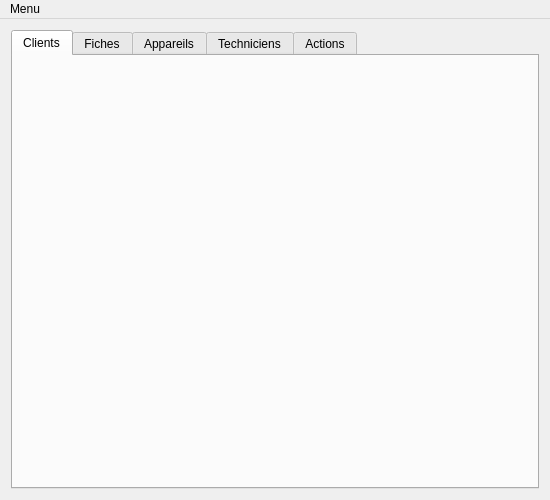
<?xml version="1.0" encoding="UTF-8"?>
<ui version="4.0">
 <class>VuePrincipale</class>
 <widget class="QMainWindow" name="VuePrincipale">
  <property name="geometry">
   <rect>
    <x>0</x>
    <y>0</y>
    <width>550</width>
    <height>500</height>
   </rect>
  </property>
  <property name="minimumSize">
   <size>
    <width>550</width>
    <height>500</height>
   </size>
  </property>
  <property name="windowTitle">
   <string>MainWindow</string>
  </property>
  <widget class="QWidget" name="centralWidget">
   <layout class="QVBoxLayout" name="verticalLayout">
    <item>
     <widget class="QTabWidget" name="tabWidget">
      <property name="sizePolicy">
       <sizepolicy hsizetype="Preferred" vsizetype="Preferred">
        <horstretch>0</horstretch>
        <verstretch>0</verstretch>
       </sizepolicy>
      </property>
      <property name="minimumSize">
       <size>
        <width>0</width>
        <height>0</height>
       </size>
      </property>
      <property name="currentIndex">
       <number>0</number>
      </property>
      <widget class="QWidget" name="ongletClients">
       <property name="sizePolicy">
        <sizepolicy hsizetype="Expanding" vsizetype="Expanding">
         <horstretch>0</horstretch>
         <verstretch>0</verstretch>
        </sizepolicy>
       </property>
       <attribute name="title">
        <string>Clients</string>
       </attribute>
       <layout class="QVBoxLayout" name="verticalLayout_2"/>
      </widget>
      <widget class="QWidget" name="ongletFiches">
       <attribute name="title">
        <string>Fiches</string>
       </attribute>
       <layout class="QVBoxLayout" name="verticalLayout_3"/>
      </widget>
      <widget class="QWidget" name="ongletAppareils">
       <attribute name="title">
        <string>Appareils</string>
       </attribute>
       <layout class="QVBoxLayout" name="verticalLayout_4"/>
      </widget>
      <widget class="QWidget" name="ongletTechniciens">
       <attribute name="title">
        <string>Techniciens</string>
       </attribute>
       <layout class="QVBoxLayout" name="verticalLayout_5"/>
      </widget>
      <widget class="QWidget" name="ongletActions">
       <attribute name="title">
        <string>Actions</string>
       </attribute>
       <layout class="QVBoxLayout" name="verticalLayout_6"/>
      </widget>
     </widget>
    </item>
   </layout>
  </widget>
  <widget class="QMenuBar" name="menuBar">
   <property name="geometry">
    <rect>
     <x>0</x>
     <y>0</y>
     <width>550</width>
     <height>20</height>
    </rect>
   </property>
   <property name="defaultUp">
    <bool>false</bool>
   </property>
   <property name="nativeMenuBar">
    <bool>false</bool>
   </property>
   <widget class="QMenu" name="menuMenu">
    <property name="title">
     <string>Menu</string>
    </property>
    <addaction name="actionD_connexion"/>
   </widget>
   <addaction name="menuMenu"/>
  </widget>
  <action name="actionD_connexion">
   <property name="text">
    <string>Déconnexion</string>
   </property>
  </action>
 </widget>
 <layoutdefault spacing="6" margin="11"/>
 <resources/>
 <connections/>
</ui>
